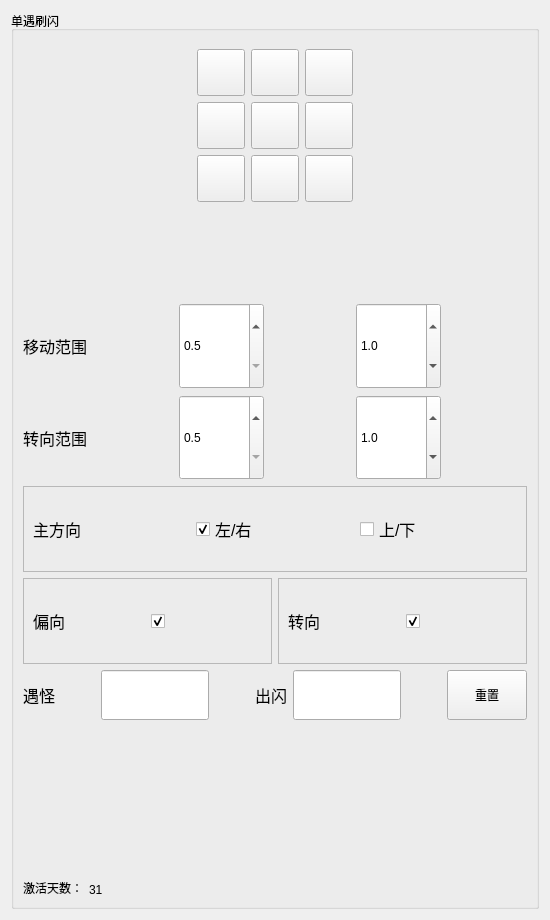
         <widget class="QWidget" name="tabA01">
          <attribute name="icon">
           <iconset>
            <normaloff>assets/PNG/psyduck.png</normaloff>assets/PNG/psyduck.png</iconset>
          </attribute>
          <attribute name="title">
           <string/>
          </attribute>
          <layout class="QVBoxLayout" name="verticalLayout_6">
           <item>
            <widget class="QGroupBox" name="groupA1">
             <property name="title">
              <string>单遇刷闪</string>
             </property>
             <layout class="QVBoxLayout" name="verticalLayout_5" stretch="2,1,1,1,1,1,1,1,1">
              <item>
               <layout class="QHBoxLayout" name="DirectionMap">
                <item>
                 <layout class="QGridLayout" name="gridLayout" rowstretch="1,3,3,3,1" columnstretch="1,3,3,3,1" rowminimumheight="1,3,3,3,1" columnminimumwidth="1,3,3,3,1">
                  <property name="sizeConstraint">
                   <enum>QLayout::SizeConstraint::SetNoConstraint</enum>
                  </property>
                  <item row="1" column="2">
                   <widget class="QToolButton" name="Top_Button">
                    <property name="text">
                     <string/>
                    </property>
                    <property name="icon">
                     <iconset>
                      <normaloff>assets/PNG/top.png</normaloff>assets/PNG/top.png</iconset>
                    </property>
                    <property name="iconSize">
                     <size>
                      <width>40</width>
                      <height>40</height>
                     </size>
                    </property>
                   </widget>
                  </item>
                  <item row="1" column="3">
                   <widget class="QToolButton" name="RightTop_Button">
                    <property name="text">
                     <string/>
                    </property>
                    <property name="icon">
                     <iconset>
                      <normaloff>assets/PNG/right-tip.png</normaloff>assets/PNG/right-tip.png</iconset>
                    </property>
                    <property name="iconSize">
                     <size>
                      <width>40</width>
                      <height>40</height>
                     </size>
                    </property>
                   </widget>
                  </item>
                  <item row="3" column="1">
                   <widget class="QToolButton" name="LeftBottom_Button">
                    <property name="text">
                     <string/>
                    </property>
                    <property name="icon">
                     <iconset>
                      <normaloff>assets/PNG/left-bottom.png</normaloff>assets/PNG/left-bottom.png</iconset>
                    </property>
                    <property name="iconSize">
                     <size>
                      <width>40</width>
                      <height>40</height>
                     </size>
                    </property>
                   </widget>
                  </item>
                  <item row="2" column="3">
                   <widget class="QToolButton" name="Right_Button">
                    <property name="text">
                     <string/>
                    </property>
                    <property name="icon">
                     <iconset>
                      <normaloff>assets/PNG/right.png</normaloff>assets/PNG/right.png</iconset>
                    </property>
                    <property name="iconSize">
                     <size>
                      <width>40</width>
                      <height>40</height>
                     </size>
                    </property>
                   </widget>
                  </item>
                  <item row="2" column="4">
                   <spacer name="horizontalSpacer_28">
                    <property name="orientation">
                     <enum>Qt::Orientation::Horizontal</enum>
                    </property>
                    <property name="sizeHint" stdset="0">
                     <size>
                      <width>40</width>
                      <height>20</height>
                     </size>
                    </property>
                   </spacer>
                  </item>
                  <item row="2" column="2">
                   <widget class="QToolButton" name="LaunchButton">
                    <property name="text">
                     <string/>
                    </property>
                    <property name="icon">
                     <iconset>
                      <normaloff>assets/PNG/start.png</normaloff>assets/PNG/start.png</iconset>
                    </property>
                    <property name="iconSize">
                     <size>
                      <width>40</width>
                      <height>40</height>
                     </size>
                    </property>
                   </widget>
                  </item>
                  <item row="2" column="0">
                   <spacer name="horizontalSpacer_27">
                    <property name="orientation">
                     <enum>Qt::Orientation::Horizontal</enum>
                    </property>
                    <property name="sizeHint" stdset="0">
                     <size>
                      <width>40</width>
                      <height>20</height>
                     </size>
                    </property>
                   </spacer>
                  </item>
                  <item row="3" column="3">
                   <widget class="QToolButton" name="RightBottom_Button">
                    <property name="text">
                     <string/>
                    </property>
                    <property name="icon">
                     <iconset>
                      <normaloff>assets/PNG/right-bottom.png</normaloff>assets/PNG/right-bottom.png</iconset>
                    </property>
                    <property name="iconSize">
                     <size>
                      <width>40</width>
                      <height>40</height>
                     </size>
                    </property>
                   </widget>
                  </item>
                  <item row="0" column="2">
                   <spacer name="verticalSpacer_5">
                    <property name="orientation">
                     <enum>Qt::Orientation::Vertical</enum>
                    </property>
                    <property name="sizeHint" stdset="0">
                     <size>
                      <width>20</width>
                      <height>40</height>
                     </size>
                    </property>
                   </spacer>
                  </item>
                  <item row="3" column="2">
                   <widget class="QToolButton" name="Bottom_Button">
                    <property name="text">
                     <string/>
                    </property>
                    <property name="icon">
                     <iconset>
                      <normaloff>assets/PNG/bottom.png</normaloff>assets/PNG/bottom.png</iconset>
                    </property>
                    <property name="iconSize">
                     <size>
                      <width>40</width>
                      <height>40</height>
                     </size>
                    </property>
                   </widget>
                  </item>
                  <item row="1" column="1">
                   <widget class="QToolButton" name="LeftTop_Button">
                    <property name="text">
                     <string/>
                    </property>
                    <property name="icon">
                     <iconset>
                      <normaloff>assets/PNG/left-top.png</normaloff>assets/PNG/left-top.png</iconset>
                    </property>
                    <property name="iconSize">
                     <size>
                      <width>40</width>
                      <height>40</height>
                     </size>
                    </property>
                   </widget>
                  </item>
                  <item row="2" column="1">
                   <widget class="QToolButton" name="Left_Button">
                    <property name="text">
                     <string/>
                    </property>
                    <property name="icon">
                     <iconset>
                      <normaloff>assets/PNG/left.png</normaloff>assets/PNG/left.png</iconset>
                    </property>
                    <property name="iconSize">
                     <size>
                      <width>40</width>
                      <height>40</height>
                     </size>
                    </property>
                   </widget>
                  </item>
                  <item row="4" column="2">
                   <spacer name="verticalSpacer_6">
                    <property name="orientation">
                     <enum>Qt::Orientation::Vertical</enum>
                    </property>
                    <property name="sizeHint" stdset="0">
                     <size>
                      <width>20</width>
                      <height>40</height>
                     </size>
                    </property>
                   </spacer>
                  </item>
                 </layout>
                </item>
               </layout>
              </item>
              <item>
               <spacer name="verticalSpacer_29">
                <property name="orientation">
                 <enum>Qt::Orientation::Vertical</enum>
                </property>
                <property name="sizeHint" stdset="0">
                 <size>
                  <width>20</width>
                  <height>188</height>
                 </size>
                </property>
               </spacer>
              </item>
              <item>
               <layout class="QHBoxLayout" name="MoveRange" stretch="1,1,1,1,1,1">
                <item>
                 <widget class="QLabel" name="move_label">
                  <property name="sizePolicy">
                   <sizepolicy hsizetype="Fixed" vsizetype="Preferred">
                    <horstretch>0</horstretch>
                    <verstretch>0</verstretch>
                   </sizepolicy>
                  </property>
                  <property name="font">
                   <font>
                    <pointsize>12</pointsize>
                   </font>
                  </property>
                  <property name="text">
                   <string>移动范围</string>
                  </property>
                 </widget>
                </item>
                <item>
                 <spacer name="horizontalSpacer_86">
                  <property name="orientation">
                   <enum>Qt::Orientation::Horizontal</enum>
                  </property>
                  <property name="sizeHint" stdset="0">
                   <size>
                    <width>40</width>
                    <height>20</height>
                   </size>
                  </property>
                 </spacer>
                </item>
                <item>
                 <widget class="QDoubleSpinBox" name="minmove_doubleSpinBox">
                  <property name="sizePolicy">
                   <sizepolicy hsizetype="Minimum" vsizetype="Expanding">
                    <horstretch>0</horstretch>
                    <verstretch>0</verstretch>
                   </sizepolicy>
                  </property>
                  <property name="decimals">
                   <number>1</number>
                  </property>
                  <property name="minimum">
                   <double>0.500000000000000</double>
                  </property>
                  <property name="maximum">
                   <double>5.000000000000000</double>
                  </property>
                  <property name="singleStep">
                   <double>0.100000000000000</double>
                  </property>
                 </widget>
                </item>
                <item>
                 <spacer name="horizontalSpacer_87">
                  <property name="orientation">
                   <enum>Qt::Orientation::Horizontal</enum>
                  </property>
                  <property name="sizeHint" stdset="0">
                   <size>
                    <width>40</width>
                    <height>20</height>
                   </size>
                  </property>
                 </spacer>
                </item>
                <item>
                 <widget class="QDoubleSpinBox" name="maxmove_doubleSpinBox">
                  <property name="sizePolicy">
                   <sizepolicy hsizetype="Minimum" vsizetype="Expanding">
                    <horstretch>0</horstretch>
                    <verstretch>0</verstretch>
                   </sizepolicy>
                  </property>
                  <property name="decimals">
                   <number>1</number>
                  </property>
                  <property name="minimum">
                   <double>0.100000000000000</double>
                  </property>
                  <property name="maximum">
                   <double>10.000000000000000</double>
                  </property>
                  <property name="singleStep">
                   <double>0.100000000000000</double>
                  </property>
                  <property name="value">
                   <double>1.000000000000000</double>
                  </property>
                 </widget>
                </item>
                <item>
                 <spacer name="horizontalSpacer_88">
                  <property name="orientation">
                   <enum>Qt::Orientation::Horizontal</enum>
                  </property>
                  <property name="sizeHint" stdset="0">
                   <size>
                    <width>40</width>
                    <height>20</height>
                   </size>
                  </property>
                 </spacer>
                </item>
               </layout>
              </item>
              <item>
               <layout class="QHBoxLayout" name="TurnRange" stretch="1,1,1,1,1,1">
                <item>
                 <widget class="QLabel" name="turn_label">
                  <property name="sizePolicy">
                   <sizepolicy hsizetype="Fixed" vsizetype="Preferred">
                    <horstretch>0</horstretch>
                    <verstretch>0</verstretch>
                   </sizepolicy>
                  </property>
                  <property name="font">
                   <font>
                    <pointsize>12</pointsize>
                   </font>
                  </property>
                  <property name="text">
                   <string>转向范围</string>
                  </property>
                 </widget>
                </item>
                <item>
                 <spacer name="horizontalSpacer_89">
                  <property name="orientation">
                   <enum>Qt::Orientation::Horizontal</enum>
                  </property>
                  <property name="sizeHint" stdset="0">
                   <size>
                    <width>40</width>
                    <height>20</height>
                   </size>
                  </property>
                 </spacer>
                </item>
                <item>
                 <widget class="QDoubleSpinBox" name="minturn_doubleSpinBox">
                  <property name="sizePolicy">
                   <sizepolicy hsizetype="Minimum" vsizetype="Expanding">
                    <horstretch>0</horstretch>
                    <verstretch>0</verstretch>
                   </sizepolicy>
                  </property>
                  <property name="decimals">
                   <number>1</number>
                  </property>
                  <property name="minimum">
                   <double>0.500000000000000</double>
                  </property>
                  <property name="maximum">
                   <double>5.000000000000000</double>
                  </property>
                  <property name="singleStep">
                   <double>0.100000000000000</double>
                  </property>
                 </widget>
                </item>
                <item>
                 <spacer name="horizontalSpacer_90">
                  <property name="orientation">
                   <enum>Qt::Orientation::Horizontal</enum>
                  </property>
                  <property name="sizeHint" stdset="0">
                   <size>
                    <width>40</width>
                    <height>20</height>
                   </size>
                  </property>
                 </spacer>
                </item>
                <item>
                 <widget class="QDoubleSpinBox" name="maxturn_doubleSpinBox">
                  <property name="sizePolicy">
                   <sizepolicy hsizetype="Minimum" vsizetype="Expanding">
                    <horstretch>0</horstretch>
                    <verstretch>0</verstretch>
                   </sizepolicy>
                  </property>
                  <property name="decimals">
                   <number>1</number>
                  </property>
                  <property name="minimum">
                   <double>0.100000000000000</double>
                  </property>
                  <property name="maximum">
                   <double>10.000000000000000</double>
                  </property>
                  <property name="singleStep">
                   <double>0.100000000000000</double>
                  </property>
                  <property name="value">
                   <double>1.000000000000000</double>
                  </property>
                 </widget>
                </item>
                <item>
                 <spacer name="horizontalSpacer_91">
                  <property name="orientation">
                   <enum>Qt::Orientation::Horizontal</enum>
                  </property>
                  <property name="sizeHint" stdset="0">
                   <size>
                    <width>40</width>
                    <height>20</height>
                   </size>
                  </property>
                 </spacer>
                </item>
               </layout>
              </item>
              <item>
               <widget class="QFrame" name="frameMainDirection">
                <property name="sizePolicy">
                 <sizepolicy hsizetype="Preferred" vsizetype="Preferred">
                  <horstretch>0</horstretch>
                  <verstretch>0</verstretch>
                 </sizepolicy>
                </property>
                <property name="frameShape">
                 <enum>QFrame::Shape::StyledPanel</enum>
                </property>
                <property name="frameShadow">
                 <enum>QFrame::Shadow::Raised</enum>
                </property>
                <layout class="QHBoxLayout" name="horizontalLayout_16">
                 <item>
                  <layout class="QHBoxLayout" name="horizontalLayout_11">
                   <item>
                    <widget class="QLabel" name="mainDire_label">
                     <property name="font">
                      <font>
                       <pointsize>12</pointsize>
                      </font>
                     </property>
                     <property name="text">
                      <string>主方向</string>
                     </property>
                    </widget>
                   </item>
                   <item>
                    <widget class="QCheckBox" name="lr_checkBox">
                     <property name="font">
                      <font>
                       <pointsize>12</pointsize>
                      </font>
                     </property>
                     <property name="text">
                      <string>左/右</string>
                     </property>
                     <property name="checked">
                      <bool>true</bool>
                     </property>
                     <property name="autoExclusive">
                      <bool>true</bool>
                     </property>
                     <property name="tristate">
                      <bool>false</bool>
                     </property>
                    </widget>
                   </item>
                   <item>
                    <widget class="QCheckBox" name="tb_checkBox">
                     <property name="font">
                      <font>
                       <pointsize>12</pointsize>
                      </font>
                     </property>
                     <property name="text">
                      <string>上/下</string>
                     </property>
                     <property name="autoExclusive">
                      <bool>true</bool>
                     </property>
                    </widget>
                   </item>
                  </layout>
                 </item>
                </layout>
               </widget>
              </item>
              <item>
               <layout class="QHBoxLayout" name="MoveDetails">
                <item>
                 <widget class="QFrame" name="frameBias">
                  <property name="sizePolicy">
                   <sizepolicy hsizetype="Preferred" vsizetype="Preferred">
                    <horstretch>0</horstretch>
                    <verstretch>0</verstretch>
                   </sizepolicy>
                  </property>
                  <property name="frameShape">
                   <enum>QFrame::Shape::StyledPanel</enum>
                  </property>
                  <property name="frameShadow">
                   <enum>QFrame::Shadow::Raised</enum>
                  </property>
                  <layout class="QHBoxLayout" name="horizontalLayout_67">
                   <item>
                    <layout class="QHBoxLayout" name="BiasLayout">
                     <item>
                      <widget class="QLabel" name="Biaslabel">
                       <property name="font">
                        <font>
                         <pointsize>12</pointsize>
                        </font>
                       </property>
                       <property name="text">
                        <string>偏向</string>
                       </property>
                      </widget>
                     </item>
                     <item>
                      <widget class="QCheckBox" name="BiascheckBox">
                       <property name="sizePolicy">
                        <sizepolicy hsizetype="Minimum" vsizetype="Expanding">
                         <horstretch>0</horstretch>
                         <verstretch>0</verstretch>
                        </sizepolicy>
                       </property>
                       <property name="font">
                        <font>
                         <pointsize>12</pointsize>
                        </font>
                       </property>
                       <property name="text">
                        <string/>
                       </property>
                       <property name="checkable">
                        <bool>true</bool>
                       </property>
                       <property name="checked">
                        <bool>true</bool>
                       </property>
                       <property name="autoExclusive">
                        <bool>true</bool>
                       </property>
                      </widget>
                     </item>
                    </layout>
                   </item>
                  </layout>
                 </widget>
                </item>
                <item>
                 <widget class="QFrame" name="frameTurn">
                  <property name="sizePolicy">
                   <sizepolicy hsizetype="Preferred" vsizetype="Preferred">
                    <horstretch>0</horstretch>
                    <verstretch>0</verstretch>
                   </sizepolicy>
                  </property>
                  <property name="frameShape">
                   <enum>QFrame::Shape::StyledPanel</enum>
                  </property>
                  <property name="frameShadow">
                   <enum>QFrame::Shadow::Raised</enum>
                  </property>
                  <layout class="QHBoxLayout" name="horizontalLayout_69">
                   <item>
                    <layout class="QHBoxLayout" name="TurnLayout">
                     <item>
                      <widget class="QLabel" name="Turnlabel">
                       <property name="font">
                        <font>
                         <pointsize>12</pointsize>
                        </font>
                       </property>
                       <property name="text">
                        <string>转向</string>
                       </property>
                      </widget>
                     </item>
                     <item>
                      <widget class="QCheckBox" name="TurncheckBox">
                       <property name="sizePolicy">
                        <sizepolicy hsizetype="Minimum" vsizetype="Expanding">
                         <horstretch>0</horstretch>
                         <verstretch>0</verstretch>
                        </sizepolicy>
                       </property>
                       <property name="font">
                        <font>
                         <pointsize>12</pointsize>
                        </font>
                       </property>
                       <property name="text">
                        <string/>
                       </property>
                       <property name="checked">
                        <bool>true</bool>
                       </property>
                       <property name="autoExclusive">
                        <bool>true</bool>
                       </property>
                      </widget>
                     </item>
                    </layout>
                   </item>
                  </layout>
                 </widget>
                </item>
               </layout>
              </item>
              <item>
               <layout class="QHBoxLayout" name="Record">
                <item>
                 <widget class="QLabel" name="encounter_label">
                  <property name="font">
                   <font>
                    <pointsize>12</pointsize>
                   </font>
                  </property>
                  <property name="text">
                   <string>遇怪</string>
                  </property>
                 </widget>
                </item>
                <item>
                 <spacer name="horizontalSpacer_30">
                  <property name="orientation">
                   <enum>Qt::Orientation::Horizontal</enum>
                  </property>
                  <property name="sizeHint" stdset="0">
                   <size>
                    <width>40</width>
                    <height>20</height>
                   </size>
                  </property>
                 </spacer>
                </item>
                <item>
                 <widget class="QLineEdit" name="encounter_lineEdit">
                  <property name="sizePolicy">
                   <sizepolicy hsizetype="Maximum" vsizetype="Maximum">
                    <horstretch>0</horstretch>
                    <verstretch>0</verstretch>
                   </sizepolicy>
                  </property>
                  <property name="minimumSize">
                   <size>
                    <width>100</width>
                    <height>50</height>
                   </size>
                  </property>
                 </widget>
                </item>
                <item>
                 <spacer name="horizontalSpacer_31">
                  <property name="orientation">
                   <enum>Qt::Orientation::Horizontal</enum>
                  </property>
                  <property name="sizeHint" stdset="0">
                   <size>
                    <width>40</width>
                    <height>20</height>
                   </size>
                  </property>
                 </spacer>
                </item>
                <item>
                 <widget class="QLabel" name="shiny_label">
                  <property name="font">
                   <font>
                    <pointsize>12</pointsize>
                   </font>
                  </property>
                  <property name="text">
                   <string>出闪</string>
                  </property>
                 </widget>
                </item>
                <item>
                 <widget class="QLineEdit" name="shiny_lineEdit">
                  <property name="sizePolicy">
                   <sizepolicy hsizetype="Expanding" vsizetype="Maximum">
                    <horstretch>0</horstretch>
                    <verstretch>0</verstretch>
                   </sizepolicy>
                  </property>
                  <property name="minimumSize">
                   <size>
                    <width>100</width>
                    <height>50</height>
                   </size>
                  </property>
                 </widget>
                </item>
                <item>
                 <spacer name="horizontalSpacer_32">
                  <property name="orientation">
                   <enum>Qt::Orientation::Horizontal</enum>
                  </property>
                  <property name="sizeHint" stdset="0">
                   <size>
                    <width>40</width>
                    <height>20</height>
                   </size>
                  </property>
                 </spacer>
                </item>
                <item>
                 <widget class="QPushButton" name="Reset_button">
                  <property name="sizePolicy">
                   <sizepolicy hsizetype="Minimum" vsizetype="Maximum">
                    <horstretch>0</horstretch>
                    <verstretch>0</verstretch>
                   </sizepolicy>
                  </property>
                  <property name="minimumSize">
                   <size>
                    <width>0</width>
                    <height>50</height>
                   </size>
                  </property>
                  <property name="text">
                   <string>重置</string>
                  </property>
                 </widget>
                </item>
               </layout>
              </item>
              <item>
               <spacer name="verticalSpacer_7">
                <property name="orientation">
                 <enum>Qt::Orientation::Vertical</enum>
                </property>
                <property name="sizeHint" stdset="0">
                 <size>
                  <width>20</width>
                  <height>188</height>
                 </size>
                </property>
               </spacer>
              </item>
              <item>
               <layout class="QHBoxLayout" name="ActivationDays" stretch="1,1,10">
                <item>
                 <widget class="QLabel" name="Activation_label">
                  <property name="sizePolicy">
                   <sizepolicy hsizetype="Fixed" vsizetype="Preferred">
                    <horstretch>0</horstretch>
                    <verstretch>0</verstretch>
                   </sizepolicy>
                  </property>
                  <property name="text">
                   <string>激活天数：</string>
                  </property>
                  <property name="alignment">
                   <set>Qt::AlignmentFlag::AlignBottom|Qt::AlignmentFlag::AlignLeading|Qt::AlignmentFlag::AlignLeft</set>
                  </property>
                 </widget>
                </item>
                <item>
                 <widget class="QLabel" name="Days_label">
                  <property name="sizePolicy">
                   <sizepolicy hsizetype="Fixed" vsizetype="Preferred">
                    <horstretch>0</horstretch>
                    <verstretch>0</verstretch>
                   </sizepolicy>
                  </property>
                  <property name="text">
                   <string>31</string>
                  </property>
                  <property name="alignment">
                   <set>Qt::AlignmentFlag::AlignBottom|Qt::AlignmentFlag::AlignLeading|Qt::AlignmentFlag::AlignLeft</set>
                  </property>
                 </widget>
                </item>
                <item>
                 <spacer name="horizontalSpacer_29">
                  <property name="orientation">
                   <enum>Qt::Orientation::Horizontal</enum>
                  </property>
                  <property name="sizeHint" stdset="0">
                   <size>
                    <width>40</width>
                    <height>20</height>
                   </size>
                  </property>
                 </spacer>
                </item>
               </layout>
              </item>
             </layout>
            </widget>
           </item>
          </layout>
         </widget>
